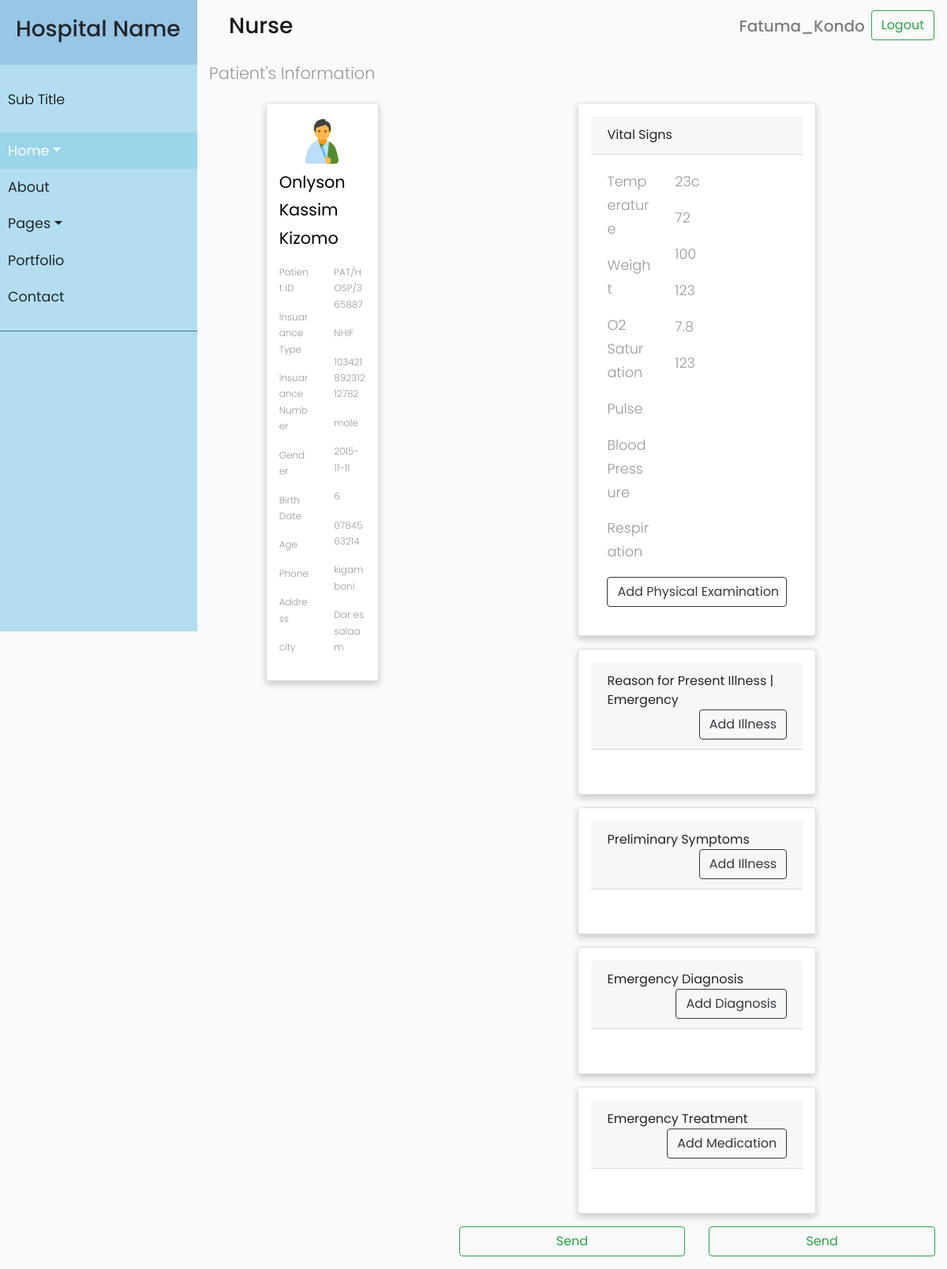
/nurse/view_patient.php?patient_id=3 (signed in), run on the app's committed database.
### tables this page shows
CREATE TABLE `nurse` (
  `nur_id` int(11) NOT NULL,
  `nur_firstname` varchar(100) NOT NULL,
  `nur_middlename` varchar(100) NOT NULL,
  `nur_lastname` varchar(100) NOT NULL,
  `nur_username` varchar(100) NOT NULL,
  `nur_gender` enum('male','female') NOT NULL,
  `nur_phonenumber` varchar(100) NOT NULL,
  `nur_password` varchar(100) NOT NULL,
  `nur_document` varchar(100) NOT NULL,
  `dateCreated` datetime NOT NULL
);

CREATE TABLE `patients` (
  `patientid` int(11) NOT NULL,
  `doctor_id` int(11) NOT NULL,
  `regno` varchar(100) NOT NULL,
  `rec_id` int(11) NOT NULL,
  `firstname` varchar(100) NOT NULL,
  `middlename` varchar(100) NOT NULL,
  `lastname` varchar(100) NOT NULL,
  `phonenumber` varchar(100) NOT NULL,
  `address` varchar(100) NOT NULL,
  `city` varchar(100) NOT NULL,
  `DOB` date NOT NULL,
  `gender` enum('male','female') NOT NULL,
  `insuarance_type` enum('NHIF','SHIB','AAR','CHF') NOT NULL,
  `insuarance_number` varchar(100) NOT NULL,
  `cash` decimal(10,0) NOT NULL,
  `dateCreated` datetime NOT NULL
);

CREATE TABLE `virtualsign` (
  `sig_id` int(11) NOT NULL,
  `pat_id` int(11) NOT NULL,
  `nur_id` int(11) NOT NULL,
  `pat_weight` varchar(100) NOT NULL,
  `pat_templature` varchar(100) NOT NULL,
  `pat_pulse` varchar(100) NOT NULL,
  `pat_blood_pressure` varchar(100) NOT NULL,
  `pat_respiration` varchar(100) NOT NULL,
  `pat_saturation` varchar(100) NOT NULL,
  `dateCreated` datetime NOT NULL
);

### nurse/session.php (called while the page is built, shortened)
<?php
$nurseLogin = $_SESSION['nurseLogin'];
$query = $conn->query("SELECT * FROM nurse WHERE nur_id = '$nurseLogin'");
$row = mysqli_fetch_array($query);
$nurseusername = $row['nur_username'];
?>

### includes/classes/Patient.php (called while the page is built, shortened)
<?php
    class Patients {
        private $firstname;
        private $middlename;
        private $lastname;
        private $phonenumber;
        private $regno;
        private $gender;
        private $age;
        private $city;
        private $address;
        private $insuaranceType;
        private $insuaranceNumber;
        public function __construct($conn, $patient_id) {
            $this->conn = $conn;
            $this->patient_id = $patient_id;
            $sql = mysqli_query($this->conn, "SELECT * FROM patients WHERE patientid = '$this->patient_id'");
            $patient = mysqli_fetch_array($sql);
            $this->firstname =  $patient['firstname'];
            $this->middlename =  $patient['middlename'];
            $this->lastname =  $patient['lastname'];
            $this->phonenumber = $patient['phonenumber'];
            $this->regno = $patient['regno'];
            $this->gender = $patient['gender'];
            $this->age = $patient['DOB'];
            $this->city = $patient['city'];
            $this->address = $patient['address'];
            $this->insuaranceType = $patient['insuarance_type'];
            $this->insuaranceNumber = $patient['insuarance_number'];
        }
        public function getRegNo() {
            return $this->regno;
        }
        public function getFirstname() {
            return $this->firstname;
        }
        public function getMiddlename() {
            return $this->middlename;
        }
        public function getLastname() {
            return $this->lastname;
        }
        public function getPhonenumber() {
            return $this->phonenumber;
        }
        public function getPatientGender() {
            return $this->gender;
        }
        public function getAge() {
            return $this->age;
        }
        public function getCity() {
            return $this->city;
        }
        public function getAddress() {
            return $this->address;
        }
        public function getInsuaranceType() {
            return $this->insuaranceType;
        }
        public function getInsuaranceNumber() {
            return $this->insuaranceNumber;
        }
    }
?>

### nurse/view_patient.php (the view, shortened to what this page needs)
<?php include("../includes/config/conn.php"); ?>
<?php
include("session.php");
?>
<?php include("includes/header.php"); ?>
<?php include("includes/sidebar.php"); ?>
<?php include("includes/navigation.php"); ?>
<?php
include("../includes/classes/Patient.php");
?>
    <div class="paraoverview">
        <p style="font-size: 1.3em;">Patient's Information</p>
    </div>
    <div class="row">
        <div class="col-md-4">
            <div class="card" style="padding: 16px;">
                <img src="../assets/images/icons8-triangular_bandage.png" alt="" class="imgprofile">
                <?php
                $patient_id = $_GET['patient_id'];
                $patient = new Patients($conn, $patient_id);
                ?>
                <p style="font-size: 1.3em; color: black"><b><?php echo $patient->getFirstname() . " " . $patient->getMiddlename() . " " . $patient->getLastname();  ?></b> </p>
                <div class="row">
                <div class="col-md-6">
                       <p class="patientinfo">Patient ID</p>
                       <p class="patientinfo">Insuarance Type</p>
                       <p class="patientinfo">Insuarance Number</p>
                       <p class="patientinfo">Gender</p>
                       <p class="patientinfo">Birth Date</p>
                       <p class="patientinfo">Age</p>
                       <p class="patientinfo">Phone</p>
                       <p class="patientinfo">Address</p>
                       <p class="patientinfo">city</p>
                   </div>
                   <div class="col-md-6">
                       <p class="patientinfo"><?php echo $patient->getRegNo();  ; ?></p>
                       <p class="patientinfo"><?php echo $patient->getInsuaranceType();  ?></p>
                       <p class="patientinfo"><?php echo $patient->getInsuaranceNumber();  ?></p>
                       <p class="patientinfo"><?php echo $patient->getPatientGender();  ?></p>
                       <p class="patientinfo"><?php  echo $patient->getAge(); ?></p>
                       <p class="patientinfo">
                       <?php
                            $dob = new DateTime($patient->getAge());
                            $now = new DateTime();
                            $difference = $now->diff($dob);
                            $age = $difference->y;
                            echo $age;
                        ?>
                                    </p>
                       <p class="patientinfo"><?php echo $patient->getPhonenumber();  ?></p>
                       <p class="patientinfo"><?php echo $patient->getAddress();  ?></p>
                       <p class="patientinfo"><?php echo $patient->getCity(); ?></p>
                   </div>
               </div>
            </div>
        </div>
        <div class="col-md-8">
             <div class="card" style="padding: 16px;">
        <div class="card-header">
            Vital Signs
        </div>
        <div class="card-body">
        <div class="row">
                <div class="col-md-4">
                    <p>Temperature</p>
                    <p>Weight</p>
                    <p>O2 Saturation</p>
                    <p>Pulse</p>
                    <p>Blood Pressure</p>
                    <p>Respiration</p>
                </div>
                <div class="col-md-8">
                    <?php
                        $sqlvirtual = $conn->query("SELECT * FROM virtualsign WHERE pat_id = '$patient_id'");
                        $query = $sqlvirtual->fetch_array();
                        if($sqlvirtual->num_rows > 0) {
                            echo "
                            <p>" . $query['pat_templature'] . "</p>
                            <p>" . $query['pat_weight'] . "</p>
                            <p>" . $query['pat_saturation'] . "</p>
                            <p>" . $query['pat_pulse'] . "</p>
                            <p>" . $query['pat_blood_pressure'] . "</p>
                            <p>" . $query['pat_respiration'] . "</p>
                            ";
                        } else {
                            echo "<p style='font-size: 40px'>No Virtual Sign for that Patients</p>";
                        }
                    ?>
                </div>
            </div>
            <button type="button" class="btn btn-outline-dark btn-block" id="phyExam_Btn_nurse" style="float: right;">Add Physical Examination</button>
        </div>
    </div>
       <div class="card" style="padding: 16px; margin-top: 16px;">
        <div class="card-header">
            <div class="row">
                <div class="col">
                    Reason for Present Illness | Emergency
                </div>
                <div class="col">
                    <button type="button" class="btn btn-outline-dark" id="phyExam_Btn_nurse" style="float: right;">Add Illness</button>
                </div>
            </div>
        </div>
        <div class="card-body">
        </div>
    </div>
       <div class="card" style="padding: 16px; margin-top: 16px;">
        <div class="card-header">
            <div class="row">
                <div class="col">
                    Preliminary Symptoms
                </div>
                <div class="col">
                    <button type="button" class="btn btn-outline-dark" id="phyExam_Btn_nurse" style="float: right;">Add Illness</button>
                </div>
            </div>
        </div>
        <div class="card-body">
        </div>
    </div>
      <div class="card" style="padding: 16px; margin-top: 16px;">
        <div class="card-header">
            <div class="row">
                <div class="col">
                    Emergency Diagnosis
                </div>
                <div class="col">
                    <button type="button" class="btn btn-outline-dark btnpblock" id="diagnosis_Btn_nurse" style="float: right;">Add Diagnosis</button>
                </div>
            </div>
        </div>
        <div class="card-body">
        </div>
    </div>
       <div class="card" style="padding: 16px; margin-top: 16px;">
        <div class="card-header">
            <div class="row">
                <div class="col">
                    Emergency Treatment
                </div>
                <div class="col">
                    <button type="button" class="btn btn-outline-dark btnpblock" id="medication_Btn_nurse" style="float: right;">Add Medication</button>
                </div>
            </div>
        </div>
        <div class="card-body">
        </div>
    </div>
       <div class="row" style="margin-bottom: 16px;">
           <div class="col">
               <button class="btn btn-outline-success btn-block" style="margin-top: 16px;">Send</button>
           </div>
           <div class="col">
               <button class="btn btn-outline-success btn-block" style="margin-top: 16px;">Send</button>
           </div>
       </div>
        </div>
    </div>
    </div>
</div>
<?php include("includes/footer.php"); ?>

### nurse/includes/header.php (shortened to what this page needs)
<!DOCTYPE html>
<html>
<head>
    <link rel="stylesheet" href="../assets/css/bootstrap.css">
    <link rel="stylesheet" href="../assets/css/dashboard.css">
    <link rel="stylesheet" href="style.css">
    <link rel="stylesheet" href="../assets/css/font-awesome.css">
    <link rel="stylesheet" href="../assets/css/jquery-ui.css">
</head>

### nurse/includes/sidebar.php (shortened to what this page needs)
<body>
<div class="wrapper">
    <nav id="sidebar" class="sticky-top h-100">
        <div class="sidebar-header">
           <a href="dashboard.php"> <h3>Hospital Name</h3></a>
        </div>
        <ul class="list-unstyled components">
            <p>Sub Title</p>
            <li class="active">
                <a href="#homeSubmenu" data-toggle="collapse" aria-expanded="false" class="dropdown-toggle">Home</a>
            </li>
            <li>
                <a href="#">About</a>
            </li>
            <li>
                <a href="#pageSubmenu" data-toggle="collapse" aria-expanded="false" class="dropdown-toggle">Pages</a>
            </li>
            <li>
                <a href="#">Portfolio</a>
            </li>
            <li>
                <a href="#">Contact</a>
            </li>
        </ul>
    </nav>
    <div class="container">

### nurse/includes/navigation.php (shortened to what this page needs)
        <nav class="navbar navbar-expand-lg navbar-light navbar-light fixed-top" style="margin-left: 250px; background: #FAFAFA;">
  <div class="collapse navbar-collapse" id="navbarSupportedContent">
    <ul class="navbar-nav mr-auto">
      <li class="nav-item active">
        <a class="nav-link" href="#"><h3>Nurse</h3></a>
      </li>
      </ul>
      <ul class="navbar-nav ml-auto">
      <li class="nav-item">
        <a class="nav-link" href="#"><h5><?php echo $nurseusername; ?></h5></a>
      </li>
      <li class="nav-item">
        <a href="logout.php" class="btn btn-outline-success">Logout</a>
      </li>
      </ul>
  </div>
</nav>
    <div class="spacer">
    </div>

### nurse/includes/footer.php (shortened to what this page needs)
</body>
</html>

### assets/css/dashboard.css (style rules this page uses)
body { font-family: 'Poppins', sans-serif; background: #fafafa; }
p { font-family: 'Poppins', sans-serif; font-size: 1.1em; font-weight: 300; line-height: 1.7em; color: #999; }
a, a:hover, a:focus { color: inherit; text-decoration: none; transition: all 0.3s; }
.wrapper { display: flex; align-items: stretch; }
#sidebar { min-width: 250px; max-width: 250px; min-height: 100vh; position: sticky; }
#sidebar { background: #B3DEEF; transition: all 0.3s; }
#sidebar .sidebar-header { padding: 20px; background: #7AD7; }
#sidebar ul.components { padding: 20px 0; border-bottom: 1px solid #47748b; }
#sidebar ul p { color: #000000; padding: 10px; }
#sidebar ul li a { padding: 10px; font-size: 1.1em; display: block; }
#sidebar ul li.active > a, a[aria-expanded="true"] { color: #fff; background: #99D4E9; }
.card { margin: 0 auto; box-shadow: 0 4px 8px 0 rgba(0,0,0,0.2); }
.paraoverview { margin-top: 20px; margin-bottom: 20px; }
.spacer { width: 100%; height: 55px; }
.imgprofile { display: block; margin-left: auto; margin-right: auto; object-fit: cover; width: 60%; }

### assets/css/style.css (style rules this page uses)
.card { margin: 0 auto; width: 50%; padding: 30px; box-shadow: 0 4px 8px 0 rgba(0,0,0,0.2); }

### nurse/view_patient.php (style rules this page uses)
.patientinfo { font-size: 12px; }

### data on the page
nurse: nur_username "Fatuma_Kondo"
patients: firstname "Onlyson", middlename "Kassim", lastname "Kizomo", regno "PAT/HOSP/365887", insuarance_type "NHIF", insuarance_number "10342189231212782", gender "male", DOB "2015-11-11", DOB "6", phonenumber "0784563214", address "kigamboni", city "Dar es salaam"
virtualsign: pat_templature "23c", pat_weight "72", pat_saturation "100", pat_pulse "123", pat_blood_pressure "7.8", pat_respiration "123"
